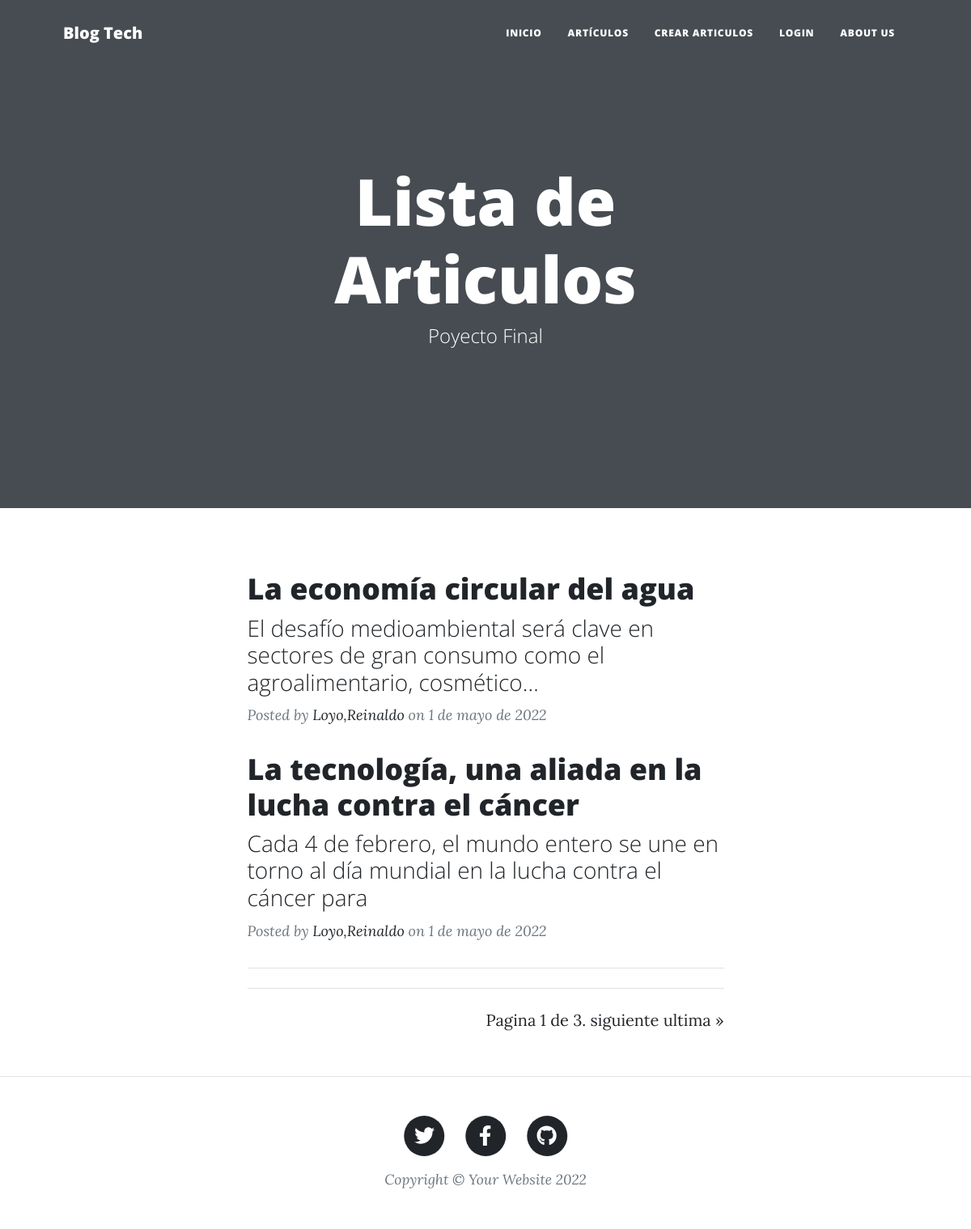
The page / on the database its author committed.
### Post/models.py (models this page shows, shortened)
class ModeloBase(models.Model):
    id = models.AutoField(primary_key = True)
    estado = models.BooleanField('Estado',default = True)
    fecha_creacion = models.DateField('Fecha de Creación',auto_now = False, auto_now_add = True)
    fecha_modificacion = models.DateField('Fecha de Modificación',auto_now = True, auto_now_add = False)
    fecha_eliminacion = models.DateField('Fecha de Eliminación',auto_now = True, auto_now_add = False)
    class Meta:
        abstract = True

class Post(ModeloBase):
    titulo = models.CharField('Título del Post',max_length = 150, unique = True)
    slug = models.CharField('Slug', max_length = 150, unique = True, blank=True)
    descripcion = models.TextField('Descripción')
    autor = models.ForeignKey(Autor, on_delete = models.CASCADE)
    categoria = models.ForeignKey(Categoria, on_delete = models.CASCADE)
    contenido = RichTextField()
    imagen_referencial = models.ImageField('Imagen Referencial', upload_to = 'imagenes/', max_length = 255)
    publicado = models.BooleanField('Publicado / No Publicado',default = False)
    fecha_publicacion = models.DateField('Fecha de Publicación')
    class Meta:
        verbose_name = 'Post'
        verbose_name_plural = 'Posts'

class Autor(ModeloBase):
    nombre = models.CharField('Nombres',max_length = 100)
    apellidos = models.CharField('Apellidos',max_length = 120)
    email = models.EmailField('Correo Electrónico', max_length = 200)
    descripcion = models.TextField('Descripción')
    imagen_referencial = models.ImageField('Imagen Referencial', null = True, blank = True,upload_to = 'autores/')
    web = models.URLField('Web', null = True, blank = True)
    facebook = models.URLField('Facebook', null = True, blank = True)
    twitter = models.URLField('Twitter', null = True, blank = True)
    instagram = models.URLField('Instagram', null = True, blank = True)
    class Meta:
        verbose_name = 'Autor'
        verbose_name_plural = 'Autores'
    def __str__(self):
        return '{0},{1}'.format(self.apellidos,self.nombre)

### Post/views.py (the view)
# urls.py: path('', Index.as_view(), name = 'index'),
class Index(ListView):
    model = Post
    paginate_by = 2
    queryset = Post.objects.order_by('-fecha_publicacion')
    context_object_name = 'post_list'
    template_name = "index.html"

### Post/templates/index.html (shortened to what this page needs)
{% extends 'Base/base_index.html' %}
{% block title %} Lista de Articulos {% endblock %}
{% block subtitle %} Poyecto Final {% endblock %}
{% block content %}
    <div class="container px-4 px-lg-5">
    <div class="row gx-4 gx-lg-5 justify-content-center">
        <div class="col-md-10 col-lg-8 col-xl-7">
            {% for post in post_list %}
            <div class="post-preview">
                <a href="{% url 'detalle' post.slug %}">
                    <h2 class="post-title">{{ post.titulo }}</h2>
                    <h3 class="post-subtitle">{{ post.descripcion  | slice:"0:100"  }}</h3>
                </a>
                <p class="post-meta">
                    Posted by
                    <a href="#!">{{post.autor}}</a>
                    on {{ post.fecha_publicacion }}
                </p>
            </div>
            {% endfor %}
            <hr class="my-4" />
            <hr class="my-4" />
            <div class="d-flex justify-content-end mb-4">
                {% for contact in page_obj %}
                    {{ contact.full_name|upper }}<br>
                {% endfor %}
                <nav aria-label="Page navigation example">
    <span class="step-links">
        <span class="current">
            Pagina {{ page_obj.number }} de {{ page_obj.paginator.num_pages }}.
        </span>
        {% if page_obj.has_next %}
            <a href="?page={{ page_obj.next_page_number }}">siguiente</a>
            <a href="?page={{ page_obj.paginator.num_pages }}">ultima &raquo;</a>
        {% endif %}
    </span>
                </nav>
            </div>
        </div>
    </div>
</div>
{% endblock %}

### rows shown on the page
Post: titulo "La economía circular del agua", descripcion "El desafío medioambiental será clave en sectores de gran consumo como el agroalimentario, cosmético…", autor "Loyo,Reinaldo", fecha_publicacion "1 de mayo de 2022"
Post: titulo "La tecnología, una aliada en la lucha contra el cáncer", descripcion "Cada 4 de febrero, el mundo entero se une en torno al día mundial en la lucha contra el cáncer para", autor "Loyo,Reinaldo", fecha_publicacion "1 de mayo de 2022"

### other values the page prints
{{ page_obj.number }} "1"
{{ page_obj.paginator.num_pages }} "3"
